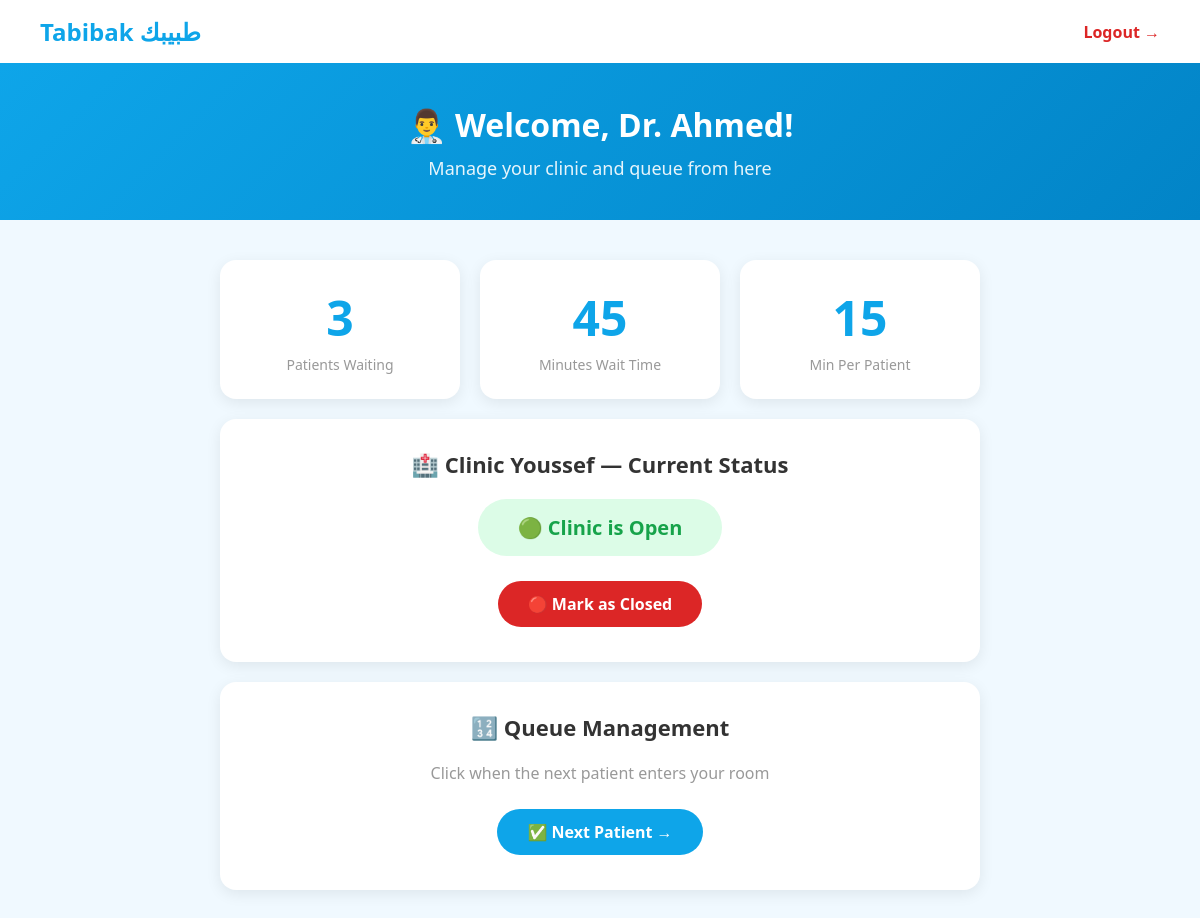
The app's page /doctor/dashboard (signed in) with its own data.
### tables this page shows
CREATE TABLE clinics (
        id INTEGER PRIMARY KEY,
        name TEXT,
        doctor TEXT,
        specialty TEXT,
        patients_waiting INTEGER,
        minutes_per_patient INTEGER,
        is_open INTEGER
    );

### app.py (the view)
@app.route("/doctor/dashboard")
def doctor_dashboard():
    if "doctor_id" not in session:
        return redirect("/doctor/login")
    conn = sqlite3.connect("tabibak.db")
    cursor = conn.cursor()
    cursor.execute("SELECT * FROM clinics WHERE id = ?", (session["clinic_id"],))
    clinic = cursor.fetchone()
    cursor.execute("""
        SELECT patients.* FROM patients
        JOIN medical_documents ON patients.id = medical_documents.patient_id
        GROUP BY patients.id
    """)
    patients = cursor.fetchall()
    conn.close()
    return render_template("doctor_dashboard.html", doctor=session["doctor_name"], clinic=clinic, patients=patients)

### templates/doctor_dashboard.html (shortened to what this page needs)
<!DOCTYPE html>
<html lang="en">
<head>
</head>
<body>
    <nav>
        <div class="logo">Tabibak طبيبك</div>
        <a href="/doctor/logout" class="logout">Logout →</a>
    </nav>
    <div class="welcome">
        <h1>👨‍⚕️ Welcome, {{ doctor }}!</h1>
        <p>Manage your clinic and queue from here</p>
    </div>
    <div class="dashboard">
        <div class="stats">
            <div class="stat-card">
                <div class="stat-number">{{ clinic[4] }}</div>
                <div class="stat-label">Patients Waiting</div>
            </div>
            <div class="stat-card">
                <div class="stat-number">{{ clinic[4] * clinic[5] }}</div>
                <div class="stat-label">Minutes Wait Time</div>
            </div>
            <div class="stat-card">
                <div class="stat-number">{{ clinic[5] }}</div>
                <div class="stat-label">Min Per Patient</div>
            </div>
        </div>
        <div class="status-card">
            <h2>🏥 {{ clinic[1] }} — Current Status</h2>
            {% if clinic[6] == 1 %}
                <div class="status-open">🟢 Clinic is Open</div><br>
                <a href="/doctor/leave" class="btn btn-red">🔴 Mark as Closed</a>
            {% else %}
                <div class="status-closed">🔴 Clinic is Closed</div><br>
                <a href="/doctor/arrive" class="btn btn-green">🟢 Mark as Open</a>
            {% endif %}
        </div>
        <div class="queue-card">
            <h2>🔢 Queue Management</h2>
            <p style="color:#999; margin-bottom:20px;">Click when the next patient enters your room</p>
            <a href="/doctor/next" class="btn btn-blue">✅ Next Patient →</a>
        </div>
    </div>
</body>
</html>

### templates/doctor_dashboard.html (style rules this page uses)
* { margin: 0; padding: 0; box-sizing: border-box; }
body { font-family: 'Segoe UI', sans-serif; background: #f0f9ff; color: #333; }
nav { background: white; padding: 15px 40px; display: flex; justify-content: space-between; align-items: center; box-shadow: 0 2px 10px rgba(0,0,0,0.1); }
.logo { font-size: 24px; font-weight: bold; color: #0ea5e9; }
.logout { color: #dc2626; text-decoration: none; font-weight: 600; }
.welcome { background: linear-gradient(135deg, #0ea5e9, #0284c7); color: white; padding: 40px; text-align: center; }
.welcome h1 { font-size: 32px; margin-bottom: 10px; }
.welcome p { font-size: 18px; opacity: 0.9; }
.dashboard { max-width: 800px; margin: 40px auto; padding: 0 20px; }
.status-card { background: white; border-radius: 16px; padding: 30px; margin-bottom: 20px; box-shadow: 0 4px 15px rgba(0,0,0,0.08); text-align: center; }
.status-card h2 { font-size: 22px; margin-bottom: 20px; color: #333; }
.status-open { background: #dcfce7; color: #16a34a; padding: 15px 40px; border-radius: 50px; font-size: 20px; font-weight: bold; display: inline-block; margin-bottom: 20px; }
.btn { padding: 12px 30px; border-radius: 50px; font-size: 16px; font-weight: bold; text-decoration: none; display: inline-block; margin: 5px; transition: transform 0.2s; }
.btn-red { background: #dc2626; color: white; }
.btn-blue { background: #0ea5e9; color: white; }
.stats { display: flex; gap: 20px; margin-bottom: 20px; }
.stat-card { background: white; border-radius: 16px; padding: 25px; flex: 1; text-align: center; box-shadow: 0 4px 15px rgba(0,0,0,0.08); }
.stat-number { font-size: 48px; font-weight: bold; color: #0ea5e9; }
.stat-label { color: #999; font-size: 14px; margin-top: 5px; }
.queue-card { background: white; border-radius: 16px; padding: 30px; box-shadow: 0 4px 15px rgba(0,0,0,0.08); text-align: center; }
.queue-card h2 { font-size: 22px; margin-bottom: 20px; }

### records on screen
clinics: doctor "Dr. Ahmed", patients_waiting "3", clinic[4]*clinic[5] "45", minutes_per_patient "15", name "Clinic Youssef"
